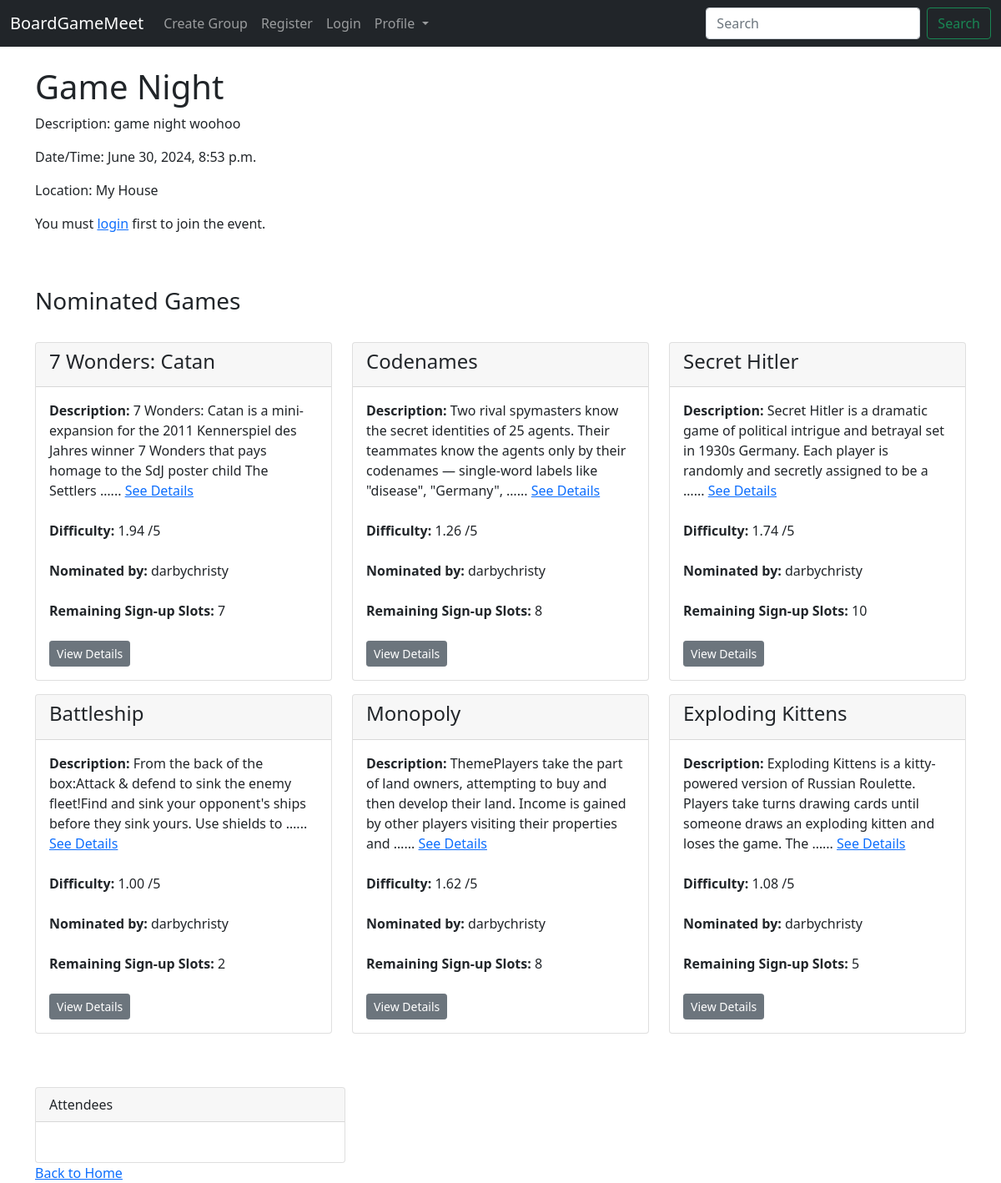
Before: /event/1/ with the older database file.
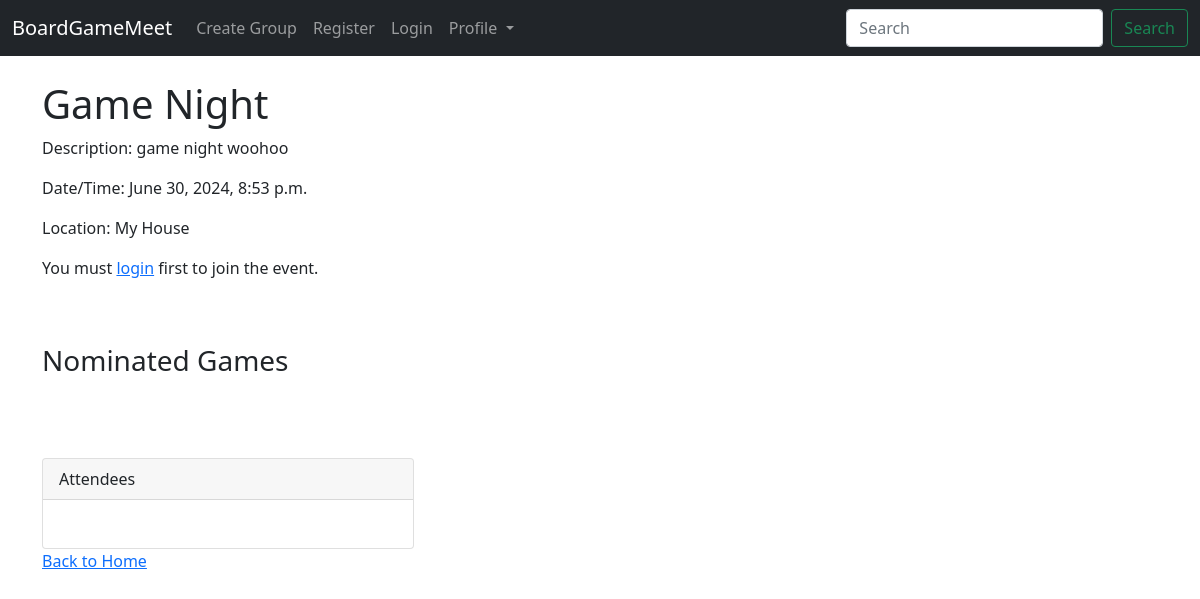
After: the same page with the newer database file.
### boardgame/models.py (models this page shows, shortened)
class Event(models.Model):
    group = models.ForeignKey(Group, on_delete=models.CASCADE)
    title = models.CharField(max_length=100)
    description = models.TextField()
    date_time = models.DateTimeField()
    location = models.ForeignKey('EventLocation', on_delete=models.CASCADE)
    attendees = models.ManyToManyField(User, through='EventAttendance')
    nominations = models.ManyToManyField(Game, through='GameNomination')

class EventLocation(models.Model):
    name = models.CharField(max_length=255)
    address = models.CharField(max_length=255)
    city = models.CharField(max_length=100)
    postcode = models.CharField(max_length=20)
    country = models.CharField(max_length=20)
    latitude = models.DecimalField(max_digits=9, decimal_places=6, blank=True, null=True)
    longitude = models.DecimalField(max_digits=9, decimal_places=6, blank=True, null=True)
    def __str__(self):
        return self.name

class GameNomination(models.Model):
    event = models.ForeignKey(Event, on_delete=models.CASCADE)
    game = models.ForeignKey(Game, on_delete=models.CASCADE)
    nominator = models.ForeignKey(User, on_delete=models.CASCADE)
    date_nominated = models.DateTimeField(auto_now_add=True)
    class Meta:
        unique_together = ('event', 'game')

class Game(models.Model):
    name = models.CharField(max_length=200)
    min_players = models.PositiveIntegerField(blank=True, null=True)
    max_players = models.PositiveIntegerField(blank=True, null=True)
    min_playtime = models.PositiveIntegerField(blank=True, null=True)
    max_playtime = models.PositiveIntegerField(blank=True, null=True)
    age =models.PositiveIntegerField(blank=True, null=True)
    weight = models.CharField(max_length=10, blank=True, null=True)
    description = models.TextField(blank=True, null=True)
    thumbnail = models.URLField(blank=True, null=True)

### boardgame/views.py (the view, shortened to what this page needs)
# urls.py: path('event/<int:event_id>/', views.event_details, name='event_details'),
def event_details(request, event_id):
    event = get_object_or_404(Event, id=event_id)
    attendees = event.attendees.all()
    nominations = event.gamenomination_set.all()
    is_attending = attendees.filter(id=request.user.id).exists()
    nominations_with_slots = []
    for nomination in nominations:
        signed_up_count = GameSignup.objects.filter(nomination=nomination).count()
        remaining_slots = nomination.game.max_players - signed_up_count
        nominations_with_slots.append({
            'nomination': nomination,
            'remaining_slots': remaining_slots
        })
    context = {
        'event': event,
        'attendees': attendees,
        'is_attending': is_attending,
        'nominations': nominations,
        'nominations_with_slots': nominations_with_slots,
    }
    return render(request, 'boardgame/event_details.html', context)

### boardgame/templates/boardgame/event_details.html (shortened to what this page needs)
{% extends 'boardgame/base.html' %}
{% load static %}
{% block content %}
<body>
    <head>
    </head>
    <h1>{{ event.title }}</h1>
    <p>Description: {{ event.description }}</p>
    <p>Date/Time: {{ event.date_time }}</p>
    <p>Location: {{ event.location }}</p>
    <div>
        {% if user.is_authenticated %}
        <form method="post" action="">
            {% csrf_token %}
            {% if is_attending %}
            <button type="submit" class="btn btn-secondary btn-sm" name="leave">Leave Event</button>
            <a href="{% url 'nominate_game' event.id %}" class="btn btn-secondary btn-sm">Nominate Game</a>
            {% else %}
            <button type="submit" class="btn btn-secondary btn-sm" name="join">Join Event</button>
            {% endif %}
        </form>
        {% else %}
        <p>You must <a href="{% url 'login' %}">login</a> first to join the event.</p>
        {% endif %}
    </div>
    <br /> <br />
    <h3>Nominated Games</h3>
    <br />
    <div class="row">
        {% for item in nominations_with_slots %}
        <div class="col-md-4 mb-3">
            <div class="card">
                <div class="card-header">
                    <h4>{{ item.nomination.game.name }}</h4>
                </div>
                <div class="card-body">
                    <p class="card-text">
                        <b>Description:</b> {{ item.nomination.game.description|truncatewords:25|striptags|safe }}... <a href="{% url 'game_details' event.id item.nomination.game.id %}">See Details</a>
                        <br /><br />
                        <b>Difficulty:</b> {{ item.nomination.game.weight }} /5
                        <br/><br/>
                        <b>Nominated by:</b> {{ item.nomination.nominator.username }}
                        <br/><br/>
                        <b>Remaining Sign-up Slots:</b> {{ item.remaining_slots }}
                        <br/><br/>
                        <a href="{% url 'game_details' event.id item.nomination.game.id %}" class="btn btn-secondary btn-sm">View Details</a>
                    </p>
                </div>
            </div>
        </div>
        {% endfor %}
    </div>
    <br /> <br />
    <div class="col-sm-4">
        <div class="card">
            <div class="card-header">
                Attendees
            </div>
            <div class="card-body">
            </div>
        </div>
    </div>
    <div>
        <a href="{% url 'home' %}">Back to Home</a>
    </div>
</body>
{% endblock %}

### boardgame/templates/boardgame/base.html (shortened to what this page needs)
<!doctype html>
<html lang="en">
<head>
  <link href="https://cdn.jsdelivr.net/npm/bootstrap@5.0.2/dist/css/bootstrap.min.css" rel="stylesheet">
</head>
<body>
  {% include 'boardgame/navbar.html' %}
  <br />
  <div class="container">
    {% block content %}
    {% endblock %}
  </div>
</body>
</html>

### boardgame/templates/boardgame/navbar.html (shortened to what this page needs)
<nav class="navbar navbar-expand-lg navbar-dark bg-dark">
  <div class="container-fluid">
    <a class="navbar-brand" href="{% url 'home' %}">BoardGameMeet</a>
    <div class="collapse navbar-collapse" id="navbarSupportedContent">
      <ul class="navbar-nav me-auto mb-2 mb-lg-0">
        <li class="nav-item">
          <a class="nav-link" href="{% url 'create_group' %}">Create Group</a>
        </li>
        {% if user.is_authenticated %}
        <li class="nav-item">
          <a class="nav-link" href="{% url 'logout' %}">Logout</a>
        </li>
        {% else %}
        <li class="nav-item">
          <a class="nav-link" href="{% url 'register' %}">Register</a>
        </li>
        <li class="nav-item">
          <a class="nav-link" href="{% url 'login' %}">Login</a>
        </li>
        {% endif %}
        <li class="nav-item dropdown">
          <a class="nav-link dropdown-toggle" href="#" id="navbarDropdown" role="button" data-bs-toggle="dropdown" aria-expanded="false">
            Profile
          </a>
        </li>
      </ul>
      <form class="d-flex">
        <input class="form-control me-2" type="search" placeholder="Search" aria-label="Search">
        <button class="btn btn-outline-success" type="submit">Search</button>
      </form>
    </div>
  </div>
</nav>

### boardgame/templates/boardgame/base.html (style rules this page uses)
.navbar-nav li { list-style: none !important; font-size: 1rem; }

Changed rows visible on the page:
removed GameNomination: nomination.game.name "7 Wonders: Catan", nomination.game.description "7 Wonders: Catan is a mini-expansion for the 2011 Kennerspiel des Jahres winner 7 Wonders that pays homage to the SdJ poster child The Settlers …", nomination.game.weight "1.94", nomination.nominator.username "darbychristy", remaining_slots "7"
removed GameNomination: nomination.game.name "Codenames", nomination.game.description "Two rival spymasters know the secret identities of 25 agents. Their teammates know the agents only by their codenames — single-word labels like \"disease\", \"Germany\", …", nomination.game.weight "1.26", nomination.nominator.username "darbychristy", remaining_slots "8"
removed GameNomination: nomination.game.name "Secret Hitler", nomination.game.description "Secret Hitler is a dramatic game of political intrigue and betrayal set in 1930s Germany. Each player is randomly and secretly assigned to be a …", nomination.game.weight "1.74", nomination.nominator.username "darbychristy", remaining_slots "10"
removed GameNomination: nomination.game.name "Battleship", nomination.game.description "From the back of the box:Attack & defend to sink the enemy fleet!Find and sink your opponent's ships before they sink yours. Use shields to …", nomination.game.weight "1.00", nomination.nominator.username "darbychristy", remaining_slots "2"
removed GameNomination: nomination.game.name "Monopoly", nomination.game.description "ThemePlayers take the part of land owners, attempting to buy and then develop their land. Income is gained by other players visiting their properties and …", nomination.game.weight "1.62", nomination.nominator.username "darbychristy", remaining_slots "8"
removed GameNomination: nomination.game.name "Exploding Kittens", nomination.game.description "Exploding Kittens is a kitty-powered version of Russian Roulette. Players take turns drawing cards until someone draws an exploding kitten and loses the game. The …", nomination.game.weight "1.08", nomination.nominator.username "darbychristy", remaining_slots "5"
